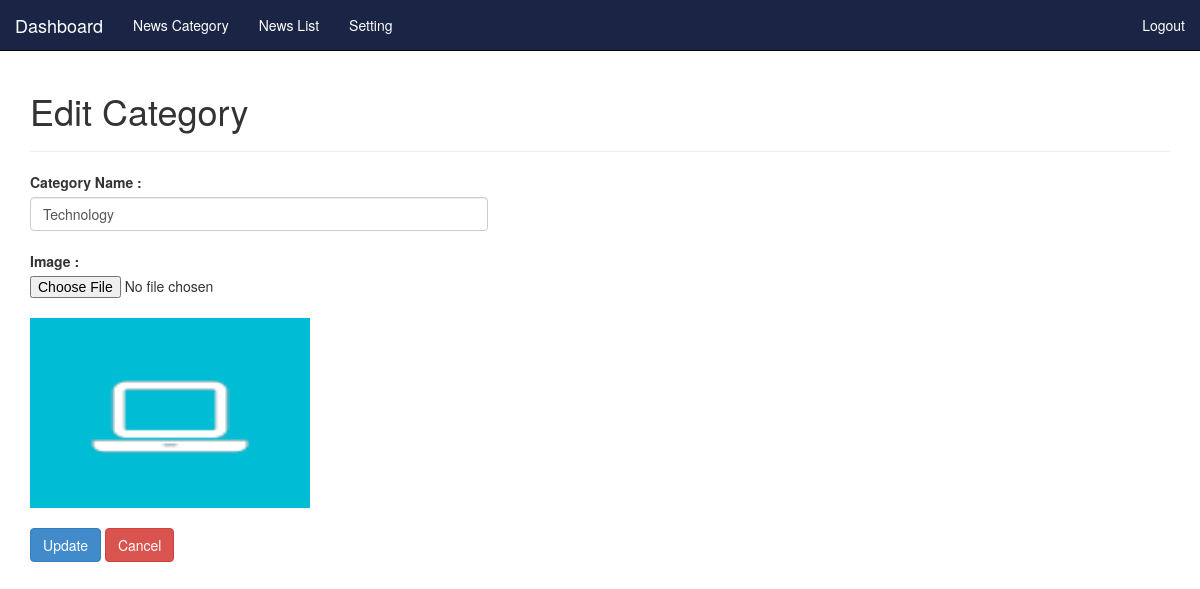
Page /ngusaha/admin/edit-category.php?id=6 (signed in) on the committed database.
### tables this page shows
CREATE TABLE IF NOT EXISTS `tbl_news_category` (
  `cid` int(11) NOT NULL AUTO_INCREMENT,
  `category_name` varchar(20) NOT NULL,
  `category_image` text NOT NULL,
  `status` int(11) NOT NULL DEFAULT '1',
  PRIMARY KEY (`cid`)
);

### ngusaha/admin/includes/edit-category-form.php (the view, shortened to what this page needs)
<?php
	include_once('connect_database.php');
?>
<div id="content" class="container col-md-12">
	<?php
		if(isset($_GET['id'])){
			$ID = $_GET['id'];
		}else{
			$ID = "";
		}
		$data = array();
		$sql_query = "SELECT *
				FROM tbl_news_category
				WHERE cid = ?";
		$stmt = $connect->stmt_init();
		if($stmt->prepare($sql_query)) {
			$stmt->bind_param('s', $ID);
			$stmt->execute();
			$stmt->store_result();
			$stmt->bind_result($data['cid'],
					$data['category_name'],
					$data['category_image'],
					$data['status']
					);
		}
	?>
	<div class="col-md-12">
		<h1>Edit Category</h1>
		<hr />
	</div>
	<div class="col-md-5">
		<form method="post"
			enctype="multipart/form-data">
			<label>Category Name :</label><?php echo isset($error['category_name']) ? $error['category_name'] : '';?>
			<input type="text" class="form-control" name="category_name" value="<?php echo $data['category_name']; ?>"/>
			<br/>
			<label>Image :</label><?php echo isset($error['category_image']) ? $error['category_image'] : '';?>
			<input type="file" name="category_image" id="category_image" /><br />
			<img src="upload/category/<?php echo $data['category_image']; ?>" width="280" height="190"/>
			<br/><br/>
			<input type="submit" class="btn-primary btn" value="Update" name="btnEdit"/>
			<input type="submit" class="btn-danger btn" value="Cancel" name="btnCancel"/>
		</form>
	</div>
</div>

### rows in the picture
tbl_news_category: category_name "Technology", category_image (picture)
